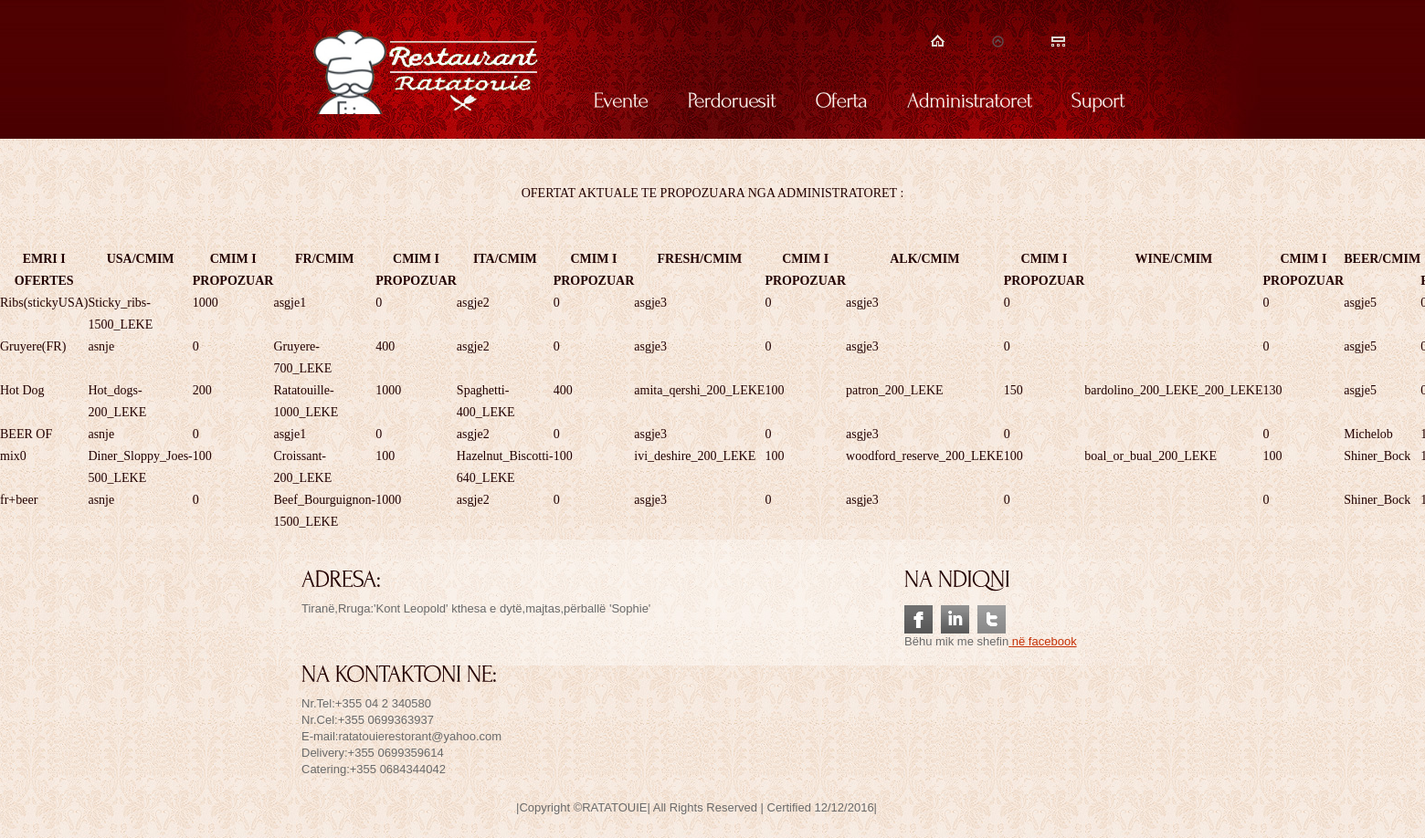
The page /of2.php on the database its author committed.
### tables this page shows
CREATE TABLE `oferta` (
  `oferteID` int(8) NOT NULL,
  `oferteemer` varchar(15) NOT NULL,
  `usapro` enum('asnje','Texas_BBQ_medley-500_LEKE','Choc_chip_pecan_pie-750_LEKE','Burnt_onion_dip-645_LEKE','Diner_Sloppy_Joes-500_LEKE','Diner_Sloppy_fish-500_LEKE','Cornbread-400_LEKE','Cookie_dough-200_LEKE','American_T-bone-1000_LEKE','Malt_chocolate-350_LEKE','Bourbon-320_LEKE','Smoky_pork-1590_LEKE','Big_burger-450_LEKE','BBQ_pulled_pork-1200_LEKE','Buttermilk_salad-1520_LEKE','Seafood_chowder-1435_LEKE','Pumpkin_Pie-1200_LEKE','Salt_beef/Cajun_fries-1300_LEKE','Chickencorn_salad-900_LEKE','New_York_Cheesecake-480_LEKE','Sweet_chilli_dogs-300_LEKE','Caesar_salad-1390_LEKE','Sticky_ribs-1500_LEKE','Key_lime_pie-1485_LEKE','Crispy/pretzel_chicken-1689_LEKE','Raspberry_brownies-2000_LEKE','Plate-sized_pancakes-250_LEKE','Custard/biscuits-450_LEKE','Crispy_chicken/apple-1580_LEKE','Crispy_Cajun_rings-350_LEKE','Buffalo_chicken_wings-890_LEKE','Peanut/butter_cheesecake-1000_LEKE','Sticky_glazed_ribs-999_LEKE','Sweetcorn_chowder-590_LEKE','Peach/blueberry_grunt-350_LEKE','BBQ_drumsticks(slaw)-890_LEKE','Peanut_butter_brownies-370_LEKE','South-western-salad-800_LEKE','Buffalo_wings-1200_LEKE','Butternut_maple-1700_LEKE','Hot_dogs-200_LEKE','BBQ_chicken_burgers-200_LEKE') NOT NULL,
  `usacmim` int(5) NOT NULL,
  `frpro` enum('asgje1','Gruyere-700_LEKE','Poulet_de_Provencal-850_LEKE','Gratin_Dauphinois-600_LEKE','Croissant-200_LEKE','Creme_Brulee-350_LEKE','Beef_Bourguignon-1500_LEKE','Creme_Fraiche-800_LEKE','Coq_Au_Vin-1750_LEKE','Chocolate_Ganache-500_LEKE','Chocolate_Bleu-1000_LEKE','Omelet-200_LEKE','Cordon_Bleu-1000_LEKE','Eclairs-200_LEKE','Brie-590_LEKE','Meringues-200_LEKE','Mousse-1200_LEKE','Buche_de_Noel-890_LEKE','Ratatouille-1000_LEKE','Brie_Puff_Pastry-200_LEKE','CBleu_Casserole-459_LEKE','Quiche_Lorraine-620_LEKE','Madeleines-200_LEKE','Bourguignon-2000_LEKE','Kalamata_Olive_Tapenade-1800_LEKE','Macaron-200_LEKE','Plum_Clafouti-450_LEKE','Potatoe_Au_Gratin-870_LEKE','Meringue-520_LEKE','Herbes_de_Provence-500_LEKE','Tarte_de_Pommes-900_LEKE','Crepe-290_LEKE','Rochester-1000_LEKE','Pro_Ganache-900_LEKE','Filet_Mignons-1900_LEKE','Cassoulet-600_LEKE','Asparagus-490_LEKE','Chutney-200_LEKE','Bordelaise-2500_LEKE','Tourtiere-1790_LEKE','Lyonnaise_a_la_crof-666_LEKE') NOT NULL,
  `frcmim` int(5) NOT NULL,
  `itapro` enum('asgje2','Cannelloni-590_LEKE','Antipasto-1800_LEKE','Focaccia/Baraise-200_LEKE','Torta_Rustica-680_LEKE','Zuppa_Toscanata-360_LEKE','Hazelnut_Biscotti-640_LEKE','Marsala-1800_LEKE','Lasagna-700_LEKE','Pizza-500_LEKE','Spaghetti-400_LEKE','Bruschetta-350_LEKE','Zuppa_Toscana-410_LEKE','Minestrone-900_LEKE','Tortellini-590_LEKE','Fettuccini-570_LEKE','Tiramisu-300_LEKE','Pesto_di_Florentine-690_LEKE','Parmigiana-2600_LEKE','Focaccia_Bread-1200_LEKE','Piccata-1630_LEKE','Penne_Arrabiata-700_LEKE','Pasta_Pomodoro-550_LEKE','Biscotti-200_LEKE','Manicotti_Alla_Romana-4500_LEKE','Calzone-350_LEKE','Cacciatore-1510_LEKE','Pene/Valentino-480_LEKE','Tetrazzini_di_mare-10000_LEKE','Cioppino-500_LEKE','Pasta_Primavera-470_LEKE','Pasta_Fagioli-610_LEKE','Ravioli-550_LEKE','Fettuccine_Alfredo-300_LEKE','Zitti-2400_LEKE','Pepperoni-200_LEKE','Ricotta_Gnocchi-310_LEKE','Manicotti-450_LEKE','Tilapia-320_LEKE','Zucchini-200_LEKE','Scarpariello-390_LEKE','Bruschetta-350_LEKE') NOT NULL,
  `itacmim` int(5) NOT NULL,
  `joalkpro` enum('asgje3','uje_100_LEKE','bravo_molle_200_LEKE','bravo_rrushi_200_LEKE','bravo_pjeshke_200_LEKE','bravo_luleshtrydhe_200_LEKE','bravo_portokall_200_LEKE','bravo_shege_200_LEKE','bravo_qumesht_200_LEKE','bravo_mix_200_LEKE','ivi_mandarine_200_LEKE','ivi_portokall_200_LEKE','ivi_deshire_200_LEKE','amita_pjeshte_200_LEKE','amita_banane_200_LEKE','amita_qershi_200_LEKE','amita_molle_200_LEKE','amita_deshire_200_LEKE','rauch_deshire_200_LEKE','frut_deshire_200_LEKE','perime_deshire_200_LEKE','mixer_pro_200_LEKE','mixer_deshire_200_LEKE','caj_kinez_200_LEKE','caj_jeshil_200_LEKE','kamomil_200_LEKE','caj_limoni_200_LEKE','caj_boronice_200_LEKE','caj_deshire_200_LEKE','lipton_limon_200_LEKE','lipton_pjeshke_200_LEKE','milkshake_200_LEKE','coffee_200_LEKE','nescafe_200_LEKE','santal_molle_200_LEKE','santal_pjeshke_200_LEKE','santal_deshire_200_LEKE','cola_200_LEKE','cola0_200_LEKE','fanta_orange_200_LEKE','fanta_lemon_200_LEKE','fanta_exotic_200_LEKE','pepsi_200_LEKE','pepsi_twist_200_LEKE','pepsi_max_200_LEKE','sprite_200_LEKE','7up_200_LEKE','soda_orange_200_LEKE','soda_lemon_200_LEKE','uje_gaz_200_LEKE','glina_ricoco_200_LEKE','glina_limon_200_LEKE','red_bull_200_LEKE','dragon_heart_200_LEKE','monster_r_200_LEKE','mosnter_g_200_LEKE','monster_b_200_LEKE','monster_y_200_LEKE','red_rock_200_LEKE','bitter_200_LEKE','ivi_200_LEKE') NOT NULL,
  `joalkcmim` int(5) NOT NULL,
  `alkpro` enum('asgje3','patron_200_LEKE','grey_goose_200_LEKE','hennesy_200_LEKE','giroc_200_LEKE','crown_royal_200_LEKE','johnnie_walker_200_LEKE','belvedere_200_LEKE','gentelman_jack_200_LEKE','bacardi_200_LEKE','don_julio_200_LEKE','makers_mark_200_LEKE','vodka_200_LEKE','bombay_sapphire_200_LEKE','ketel_one_200_LEKE','woodford_reserve_200_LEKE','jim_beam_200_LEKE','wild_turkey_200_LEKE','jagermeister_200_LEKE') NOT NULL,
  `alkcmimi` int(5) NOT NULL,
  `winepro` enum('albarino_200_LEKE','aligote_200_LEKE','amarone_200_LEKE','arneis_200_LEKE','asti_sumante_200_LEKE','auslese_200_LEKE','banylus_200_LEKE','barbaresco_200_LEKE','bardolino_200_LEKE_200_LEKE','barolo_200_LEKE','beaujolais_200_LEKE','blancs_de_blancs_200_LEKE','blanc_de_noirs_200_LEKE','blush_200_LEKE','boal_or_bual_200_LEKE','brunello_200_LEKE','cabernet_franc_200_LEKE','cabernet_sauvignon_200_LEKE','carmenere_200_LEKE','cava_200_LEKE','charbono_200_LEKE','chardonnay_200_LEKE') NOT NULL,
  `winecmim` int(5) NOT NULL,
  `beerpro` enum('asgje5','Guinnes','Blue_Moon','Samuel_Adams_Boston_Lager','Corona','Stella_Artois','Dos_Equis','Budweiser','Fat_Tire','Sierra_Nevada','Yuengling_Premium_Beer','Newcastle_Brown_Ale','Dogfish_Head','Hoegaarden_Witbier','Michelob','George_Kilians_Irish_Red','Labatt_Blue','Shiner_Bock','Fosters_Lager','Grolsch','Chimay','Molson_Canadian','Pabst_Blue_Ribbon','Sapporo_Premium_Lager','Becks','Pilsner_Urquell','Amstel_Lager','Bass_Ale','Coors_Light','Hofbrauhaus','Old_Latrobe_Rolling_Rock','Miller_Genuine_Draft','Peroni_Nastro_Azzurro','Guinness_Smithwicks','Shock_Top','Tsingatao_Beer','Cerveceria_Modelo','Red_Stripe','Leinenkugel_Original','Paulaner','Femsa_Tecate','Erdinger_Weissbier') NOT NULL,
  `beerprosasia` int(5) NOT NULL
);

### of2.php (the view, shortened to what this page needs)
<!DOCTYPE html>
<html lang="en">
<head>
<link rel="stylesheet" href="css/reset.css" type="text/css" media="all">
<link rel="stylesheet" href="css/layout.css" type="text/css" media="all">
<link rel="stylesheet" href="css/style.css" type="text/css" media="all">
</head>
<body id="page2">
<div class="body6">
  <div class="body1">
    <div class="main">
      <header>
        <h1><a href="index.php" id="logo">Restorant Ratatouie</a></h1>
         <nav>
            <ul id="top_nav">
              <li><a href="index.php"><img src="images/icon_1.gif" alt=""></a></li>
              <li><a href="reklama.php"><img src="images/icon_3.png" alt=""></a></li>
              <li><a href="admin.php"><img src="images/icon_2.gif" alt=""></a></li>
            </ul>
          </nav>
        <nav>
           <ul id="menu">
              <li><a href="events.php">Evente</a></li>
              <li><a href="users.php">Perdoruesit</a></li>
              <li><a href="ulje.php">Oferta</a></li>
              <li><a href="admini.php">Administratoret</a></li>
              <li><a href="help.php">Suport</a></li>
            </ul>
        </nav>
        </header>
    </div>
  </div>
</div><br><br>
<p align="center">OFERTAT AKTUALE TE PROPOZUARA NGA ADMINISTRATORET : </p><br>
<?php
$sql=("SELECT *  FROM oferta");
$records=mysql_query($sql);
?>
<table style="width:100%">
  <tr>
    <th>EMRI I OFERTES</th>
    <th>USA/CMIM</th>
    <th>CMIM I PROPOZUAR</th>
    <th>FR/CMIM</th>
    <th>CMIM I PROPOZUAR</th>
    <th>ITA/CMIM</th>
    <th>CMIM I PROPOZUAR</th>
    <th>FRESH/CMIM</th>
    <th>CMIM I PROPOZUAR</th>
    <th>ALK/CMIM</th>
    <th>CMIM I PROPOZUAR</th>
    <th>WINE/CMIM</th>
    <th>CMIM I PROPOZUAR</th>
    <th>BEER/CMIM</th>
    <th>CMIM I PROPOZUAR</th>
  </tr>
  <?php
  while($oferta=mysql_fetch_assoc($records)){
    echo "<tr>";
    echo "<td>".$oferta['oferteemer']."</td>";
    echo "<td>".$oferta['usapro']."</td>";
     echo "<td>".$oferta['usacmim']."</td>";
      echo "<td>".$oferta['frpro']."</td>";
      echo "<td>".$oferta['frcmim']."</td>";
       echo "<td>".$oferta['itapro']."</td>";
        echo "<td>".$oferta['itacmim']."</td>";
        echo "<td>".$oferta['joalkpro']."</td>";
                echo "<td>".$oferta['joalkcmim']."</td>";
 echo "<td>".$oferta['alkpro']."</td>";
 echo "<td>".$oferta['alkcmimi']."</td>";
echo "<td>".$oferta['winepro']."</td>";
echo "<td>".$oferta['winecmim']."</td>";
echo "<td>".$oferta['beerpro']."</td>";
echo "<td>".$oferta['beerprosasia']."</td>";
    echo "</tr>";
  }
  ?>
  </table>
    <div class="body3">
  <div class="body4">
    <div class="main">
      <footer><hr>
        <div class="wrapper">
          <section class="col1 pad_left1">
     <h3>ADRESA:</h3>
         <p>Tiranë,Rruga:'Kont Leopold' kthesa e dytë,majtas,përballë 'Sophie'</p>
            <h3>NA KONTAKTONI NE:</h3>
      <p>Nr.Tel:+355 04 2 340580<br>
         Nr.Cel:+355 0699363937<br>
               E-mail:ratatouierestorant@yahoo.com<br>
               Delivery:+355 0699359614<br>
               Catering:+355 0684344042<br></p>
        <P ALIGN=right>
        |Copyright &copy;RATATOUIE|
         All Rights Reserved |
               Certified 12/12/2016|</p></section>
          <section class="col2 pad_left1">
            <h3>NA NDIQNI </h3>
            <ul id="icons">
              <li><a href="https://www.facebook.com/Restorant-Ratatouie-1187326811355133/" target="_blank" class="normaltip"><img src="images/icon1.gif" alt=""></a></li>
              <li><a href="https://www.instagram.com/ratatouierestorant/?hl=en" target="_blank" class="normaltip"><img src="images/icon2.gif" alt=""></a></li>
              <li><a href="https://twitter.com/RRatatouie" target="_blank" class="normaltip"><img src="images/icon3.gif" alt=""></a></li>
              <li>Bëhu mik me shefin<a href="https://www.facebook.com/ratatouiechef.restorantchef.3" target=_"blank"> në facebook</a></li>
        </ul>
        </section>
        </div>
      </footer>
    </div>
  </div>
</div>
</body>
</html>
  </body>
  </html>

### css/layout.css (style rules this page uses)
.col1, .col2, .col3, .cols { float:left }
.col1 { width:630px }
.col2 { width:240px }

### css/style.css (style rules this page uses)
article, aside, audio, canvas, command, datalist, details, embed, figcaption, figure, footer, header, hgroup, keygen, meter, nav, output, progress, section, source, video { display:block }
.wrapper { width:100%; overflow:hidden }
body { background:url(../images/bg_bot.jpg) center 0 repeat #faf3ed; border:0; font:14px Georgia, "Times New Roman", Times, serif; color:#200; line-height:24px }
.main { margin:0 auto; width:960px }
.body1 { background:url(../images/bg_top_img.jpg) top center no-repeat }
.body3 { background:url(../images/bg_bot.jpg) top center repeat }
.body4 { background:url(../images/bg_bot_img.jpg) top center no-repeat }
.body6 { background:url(../images/bg_top.jpg) top repeat-x }
a { color:#a80002; text-decoration:none; outline:none }
h1 { float:left; padding:0px 0 0 36px }
h3 { font-size:27px; color:#230000; line-height:1.2em; padding:20px 0 9px 0; letter-spacing:-1px }
p { padding-bottom:24px }
header { height:121px; padding-top:31px; width:100%; overflow:hidden }
#logo { display:block; background:url(../images/rat.png) 0 0 no-repeat; width:259px; height:94px; text-indent:-9999px }
#top_nav { float:right; padding:4px 43px 30px 0 }
#top_nav li { float:left; padding:3px 26px 5px 0; background:url(../images/top_line.gif) right 0 no-repeat; margin-right:25px }
#top_nav li a { display:block; line-height:0 }
#menu { width:633px; float:right; padding:0 0 0 0 }
#menu li { float:left; padding-left:3px }
#menu li a { display:block; font-size:24px; color:#faf3ed; line-height:40px; padding:0 20px; height:44px; letter-spacing:-1px }
.pad_left1 { padding-left:30px }
footer { height:138px; font:13px "Trebuchet MS", Arial, Helvetica, sans-serif; color:#696969; line-height:18px }
footer a { color:#c53005; text-decoration:underline }
#icons { padding:5px 0 0 0 }
#icons li { float:left; padding-right:9px }

### rows shown on the page
oferta: oferteemer "Ribs(stickyUSA)", usapro "Sticky_ribs-1500_LEKE", usacmim "1000", frpro "asgje1", frcmim "0", itapro "asgje2", itacmim "0", joalkpro "asgje3", joalkcmim "0", alkpro "asgje3", alkcmimi "0", winecmim "0", beerpro "asgje5"
oferta: oferteemer "Gruyere(FR)", usapro "asnje", usacmim "0", frpro "Gruyere-700_LEKE", frcmim "400", itapro "asgje2", itacmim "0", joalkpro "asgje3", joalkcmim "0", alkpro "asgje3", alkcmimi "0", winecmim "0", beerpro "asgje5"
oferta: oferteemer "Hot Dog", usapro "Hot_dogs-200_LEKE", usacmim "200", frpro "Ratatouille-1000_LEKE", frcmim "1000", itapro "Spaghetti-400_LEKE", itacmim "400", joalkpro "amita_qershi_200_LEKE", joalkcmim "100", alkpro "patron_200_LEKE", alkcmimi "150", winepro "bardolino_200_LEKE_200_LEKE", winecmim "130", beerpro "asgje5"
oferta: oferteemer "BEER OF", usapro "asnje", usacmim "0", frpro "asgje1", frcmim "0", itapro "asgje2", itacmim "0", joalkpro "asgje3", joalkcmim "0", alkpro "asgje3", alkcmimi "0", winecmim "0", beerpro "Michelob"
oferta: oferteemer "mix0", usapro "Diner_Sloppy_Joes-500_LEKE", usacmim "100", frpro "Croissant-200_LEKE", frcmim "100", itapro "Hazelnut_Biscotti-640_LEKE", itacmim "100", joalkpro "ivi_deshire_200_LEKE", joalkcmim "100", alkpro "woodford_reserve_200_LEKE", alkcmimi "100", winepro "boal_or_bual_200_LEKE", winecmim "100", beerpro "Shiner_Bock"
oferta: oferteemer "fr+beer", usapro "asnje", usacmim "0", frpro "Beef_Bourguignon-1500_LEKE", frcmim "1000", itapro "asgje2", itacmim "0", joalkpro "asgje3", joalkcmim "0", alkpro "asgje3", alkcmimi "0", winecmim "0", beerpro "Shiner_Bock"
